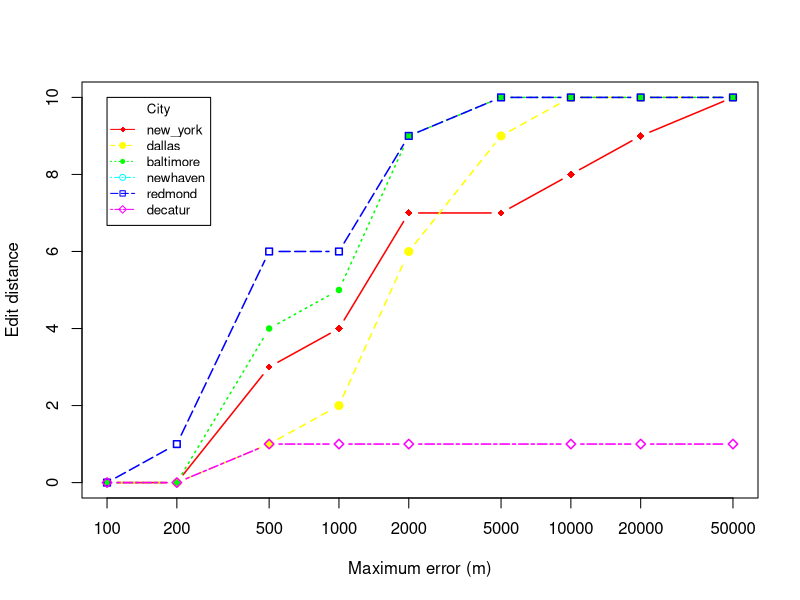

This figure's R source:
# Create Line Chart

jpeg("./../hospitals/medians_across_city_si_10.jpg")

# convert factor to numeric for convenience 
Medians <- read.csv("./../hospitals/medians_across_city_si_10.csv")
locations <- c("new_york","dallas","baltimore","newhaven","redmond","decatur")
nlocations <- length(locations)

# get the range for the x and y axis 
xrange <- range(Medians$skew)
yrange <- range(Medians$distortion)

# set up the plot 
plot(xrange, yrange, type="n", xlab="Maximum error (m)", log="x",
  	      ylab="Edit distance") 
colors <- rainbow(nlocations)
linetype <- c(1:nlocations) 
plotchar <- seq(18,18+nlocations,1)

# add lines 
for (i in 1:nlocations) { 
  city <- subset(Medians, location==locations[i])
  lines(sort(city$skew), sort(city$distortion), type="b", lwd=1.5,
    lty=linetype[i], col=colors[i], pch=plotchar[i])
} 

# add a title and subtitle 
title("")

# add a legend 
legend(xrange[1], yrange[2], locations, cex=0.8, col=colors,
  		   pch=plotchar, lty=linetype, title="City")

dev.off()
